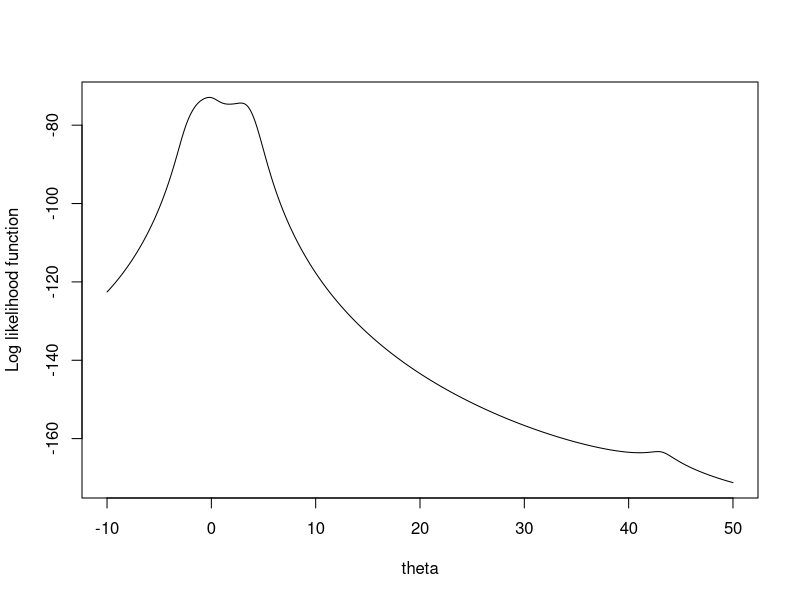

Recreate this plot in R.
## ---- chunk 1
knitr::opts_chunk$set(echo = TRUE)
## ---- chunk 2
dat <- c(-13.87,-2.53,-2.44,-2.4,-1.75,
         -1.34,-1.05,-0.23,-0.07,0.27,1.77,
         2.76,3.29,3.47,3.71,3.8,4.24,4.53,
         43.21,56.75)

loglik <- function(theta){
  -length(dat)*log(pi) - sum(log(1+(theta-dat)^2))
}

loglik_deriv1 <- function(theta){
  -2*sum((theta-dat)/(1+(theta-dat)^2))
}

loglik_deriv2 <- function(theta){
  -2*sum((1-(theta-dat)^2)/(1+(theta-dat)^2)^2)
}

plot(seq(-10,50,0.01),sapply(seq(-10,50,0.01),loglik),
     xlab="theta", ylab="Log likelihood function", type="l")
## ---- chunk 3
Newton_Raphson <- function(init_theta, thres_error){
  theta_0 <- init_theta
  ratio <- thres_error+1
  while(ratio > thres_error){
    theta_1 <- theta_0 - loglik_deriv1(theta_0)/loglik_deriv2(theta_0)
    ratio <- abs((theta_1-theta_0)/(theta_0+10^(-8)))
    theta_0 <- theta_1
    if(abs(theta_0)>10^(10)) return("Not convergent")
  }
  return(theta_1)
}

Newton_Raphson(11,10^(-8))
Newton_Raphson(1,10^(-8))
Newton_Raphson(0,10^(-8))
Newton_Raphson(1.4,10^(-8))
Newton_Raphson(4.1,10^(-8))
Newton_Raphson(4.8, 10^(-8))
Newton_Raphson(7,10^(-8))
Newton_Raphson(8,10^(-8))
Newton_Raphson(38,10^(-8))
## ---- chunk 4
Newton_Scoring <- function(init_theta, thres_error){
  theta_0 <- init_theta
  ratio <- thres_error+1
  while(ratio > thres_error){
    theta_1 <- theta_0 - loglik_deriv1(theta_0)/(length(dat)/2)
    ratio <- abs((theta_1-theta_0)/(theta_0+10^(-8)))
    theta_0 <- theta_1
    if(abs(theta_0)>10^(10)) return("Not convergent")
  }
  Newton_Raphson(theta_1,thres_error)
}

Newton_Scoring(11,10^(-8))
Newton_Scoring(1,10^(-8))
Newton_Scoring(0,10^(-8))
Newton_Scoring(1.4,10^(-8))
Newton_Scoring(4.1,10^(-8))
Newton_Scoring(4.8,10^(-8))
Newton_Scoring(7,10^(-8))
Newton_Scoring(8,10^(-8))
Newton_Scoring(38,10^(-8))
## ---- chunk 5
dat <- data.frame(x=c(0.02,0.06,0.11,0.22,0.56,1.1), 
                  y=c(47/76,97/107,123/139,152/159,191/201,200/207))
1/lm(y~x,data=1/dat)$coefficients[1]
lm(y~x,data=1/dat)$coefficients[2]/lm(y~x,data=1/dat)$coefficients[1]
## ---- chunk 6
g <- function(theta){
  sum((dat$y-theta[1]*dat$x/(dat$x+theta[2]))^2)
}

g_deriv1 <- function(theta){
  a1 <- -2*sum((dat$y-theta[1]*dat$x/(dat$x+theta[2]))*dat$x/(dat$x+theta[2]))
  a2 <- 2*sum((dat$y-theta[1]*dat$x/(dat$x+theta[2]))*theta[1]*dat$x/(dat$x+theta[2])^2)
  return(matrix(c(a1,a2),2,1))
}

g_deriv2 <- function(theta){
  a11 <- sum(2*(dat$x/(dat$x+theta[2]))^2)
  a12 <- sum(2*dat$x*dat$y/(dat$x+theta[2])^2-4*theta[1]*dat$x^2/(dat$x+theta[2])^3)
  a22 <- sum(6*dat$x^2*theta[1]^2/(dat$x+theta[2])^4-4*theta[1]*dat$x*dat$y/(dat$x+theta[2])^3)
  return(matrix(c(a11,a12,a12,a22),2,2))
}

Newton_Raphson <- function(init_theta, thres_error){
  theta_old <- matrix(init_theta,2,1)
  ratio <- thres_error + 1 
  while(ratio > thres_error){
    if(min(abs(eigen(g_deriv2(theta_old))$values)) < 10^(-5))
      theta_new <- theta_old - solve(g_deriv2(theta_old)+diag(10^(-5),2))%*% g_deriv1(theta_old)
    else
      theta_new <- theta_old - solve(g_deriv2(theta_old))%*% g_deriv1(theta_old)
    
    ratio <- sum((theta_new - theta_old)^2)/(sum(theta_old^2)+10^(-10))
    theta_old <- theta_new
  }
  return(theta_new)
}

Newton_Raphson(c(0.9991668,0.01178085), 10^(-5))
## ---- chunk 7
Steepest_Descent <- function(init_theta, n_iteration, init_alpha){
  theta_old <- matrix(init_theta,2,1)
  alpha <- init_alpha
  iter <- 1
  while(iter<n_iteration){
    theta_new <- theta_old - alpha*g_deriv1(theta_old)
    if(g(theta_new) > g(theta_new)){
      alpha <- alpha/2
    }
    else{
      theta_old <- theta_new
      iter <- iter + 1
    }
  }
  return(theta_old)
}

Steepest_Descent(c(0.9991668,0.01178085),10000,0.0001)
## ---- chunk 8
A <- function(theta){
  cbind(-2*(dat$y-theta[1]*dat$x/(dat$x+theta[2]))*dat$x/(dat$x+theta[2]),
        2*(dat$y-theta[1]*dat$x/(dat$x+theta[2]))*theta[1]*dat$x/(dat$x+theta[2])^2)
}

Z <- function(theta){
  matrix(dat$y - (dat$y - theta[1]*dat$x/(dat$x+theta[2]))^2,length(dat$x),1)
}

Gauss_Newton <- function(init_theta, thres_error){
  theta_old <- matrix(init_theta,2,1)
  ratio <- thres_error + 1 
  while(ratio > thres_error){
    if(min(abs(eigen(t(A(theta_old))%*%A(theta_old))$values)) < 10^(-5))
      theta_new <- theta_old + solve(t(A(theta_old))%*%A(theta_old)+diag(10^(-5),2))%*%
        t(A(theta_old))%*%Z(theta_old)
    else
      theta_new <- theta_old + solve(t(A(theta_old))%*%A(theta_old))%*%
      t(A(theta_old))%*%Z(theta_old)
    ratio <- sum((theta_new - theta_old)^2)/(sum(theta_old^2)+10^(-10))
    theta_old <- theta_new
    theta_new
  }
  return(theta_new)
}
init_theta <- c(1,0.01);
Gauss_Newton(init_theta,0.000001)
